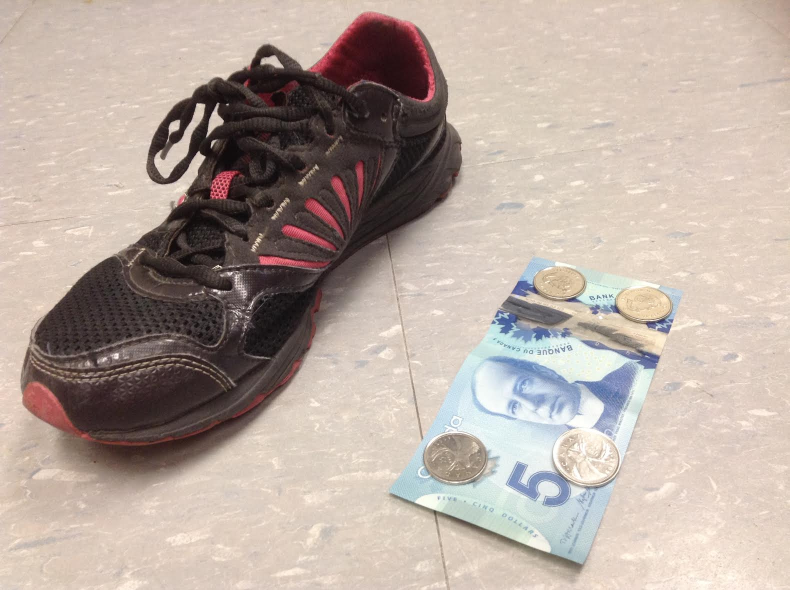
%> input picture Assignment3/shoe.jpg, 1580 x 1180 px (shown at 1/2 size)
$ octave --eval "bill_reader;"   (GNU Octave 9; MATLAB toolbox functions it lacks are replaced by stand-ins)
%> lines starting %> are read from the running program, lines starting %| are printed output that depends on the picture
function bill_reader(annotate_pts)
if nargin < 1
    annotate_pts = 0;
end;
im = imread('shoe.jpg');
%> im is the input picture: size 1180x1580x3 uint8; mean R, G, B 182.8, 168.6, 159.7

if annotate_pts
   imshow(im);
   disp('click on the four corners of the screen. Double click the last point');
   [x,y] = getpts();
   close all;
   imshow(im);
else
   % The points of the shoe is calculated by the code from the tutorial.
   x = [756.7643, 992.1645, 311.4530, 2.5839]';
   y = [221.7, 274.1, 1016.3, 774.9]';
end;

shoeWid = sqrt((x(1) - x(2))^2 + (y(1) - y(2))^2);
shoeHei = sqrt((x(2) - x(3))^2 + (y(2) - y(3))^2);
% The points of the bill is calculated by the code from the tutorial.
xBill = [1067.1, 1367.0, 1164.6, 774.8]';
yBill = [511.0, 584.8, 1130.3, 981.8]';
xx = 698.5/sqrt((xBill(1) - xBill(2))^2 + (yBill(1) - yBill(2))^2);
yy = 1524/sqrt((xBill(2) - xBill(3))^2 + (yBill(2) - yBill(3))^2);

figure('position', [100,100,size(im,2)*0.3,size(im,1)*0.3]);
subplot('position', [0,0,1,1]);
imshow(im);
hold on;
plot([xBill(:); xBill(1)], [yBill(:); yBill(1)], '-o', 'linewidth', 2, 'color', [1,0.1,0.1], 'Markersize', 10, 'markeredgecolor', [0,0,0], 'markerfacecolor', [0.5,0.0,1])
plot([x(:); x(1)], [y(:); y(1)], '-o', 'linewidth', 2, 'color', [1,0.1,0.1], 'Markersize', 10, 'markeredgecolor', [0,0,0], 'markerfacecolor', [0.5,0.0,1])
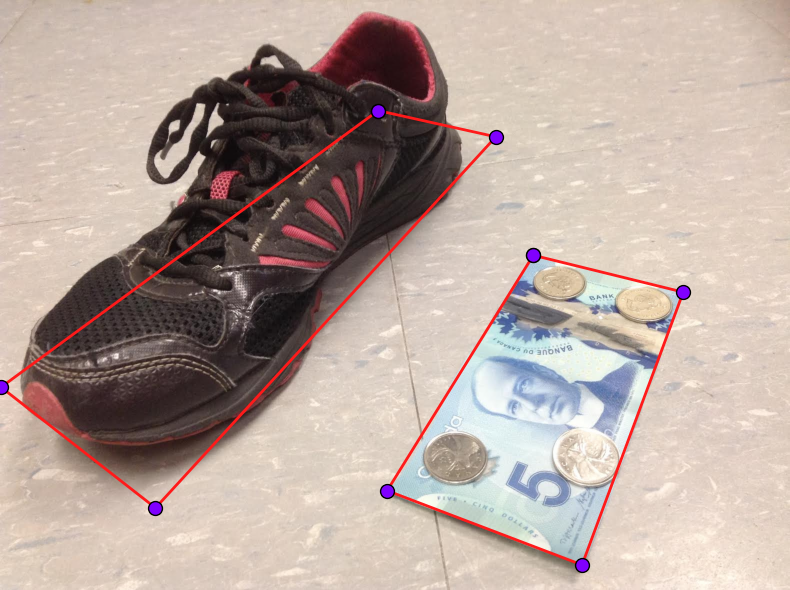
%> figure redrawn from the program's plot data; shown at 1/2 size

% Scale the actual size of the five dollar bill into pixel units
width = round(xx*shoeWid)
height = round(yy*shoeHei)

x2 = [1, width, width, 1]';
y2 = [1, 1, height, height]';

tform = maketform('projective',[x,y],[x2,y2]);

[imrec] = imtransform(im, tform, 'bicubic',...
    'xdata', [1,max(x2)],...
    'ydata', [1,max(y2)],...
    'size', [max(y2), max(x2)],...
    'fill', 0);
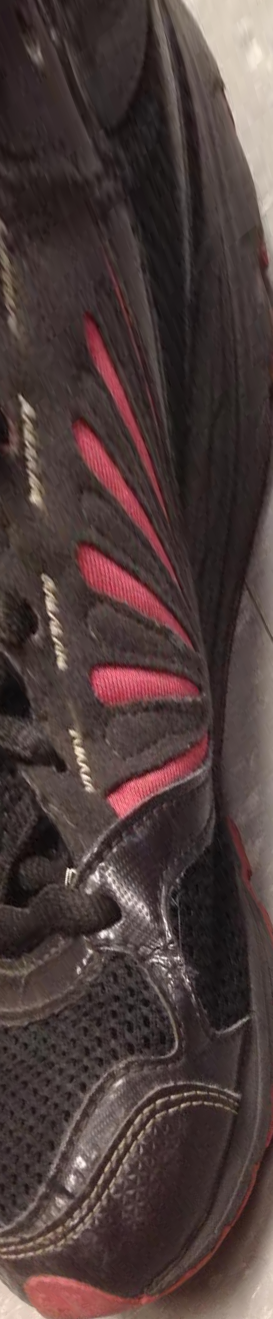
%> imrec: size 2638x545x3 uint8 (shown at 1/2 size); mean R, G, B 76.6, 60.1, 58.5
figure('position', [150,150,size(imrec,2)*0.6,size(imrec,1)*0.6]);
subplot('position', [0,0,1,1]);
imshow(imrec)
end

$ run again, with Assignment3/01.jpg copied over Assignment3/shoe.jpg
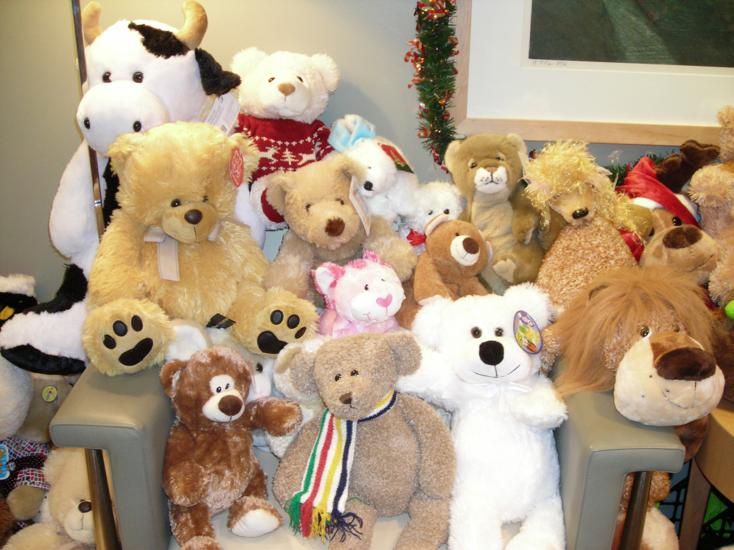
%> input picture Assignment3/01.jpg, 734 x 550 px
%> in bill_reader, im is the input picture: size 550x734x3 uint8; mean R, G, B 172.8, 152, 126.1
%> in bill_reader, `plot([x(:); x(1)], [y(:); y(1)], '-o', 'linewidth', 2, 'color', [1,0.1..`:
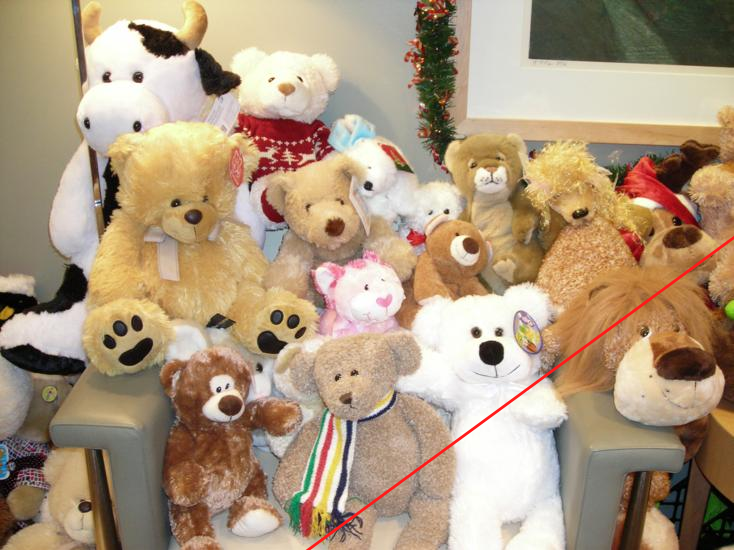
%> figure redrawn from the program's plot data
%> in bill_reader, `[imrec] = imtransform(im, tform, 'bicubic', 'xdata', [1,max(x2)], 'yda..`:
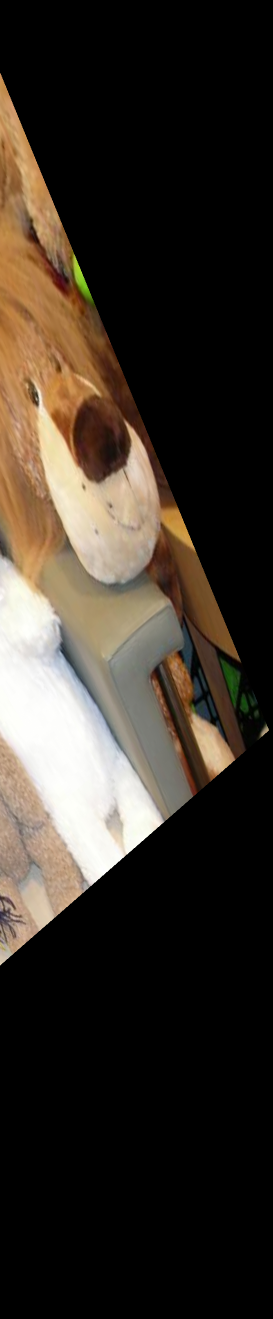
%> imrec: size 2638x545x3 uint8 (shown at 1/2 size); mean R, G, B 55.6, 48, 39.8
